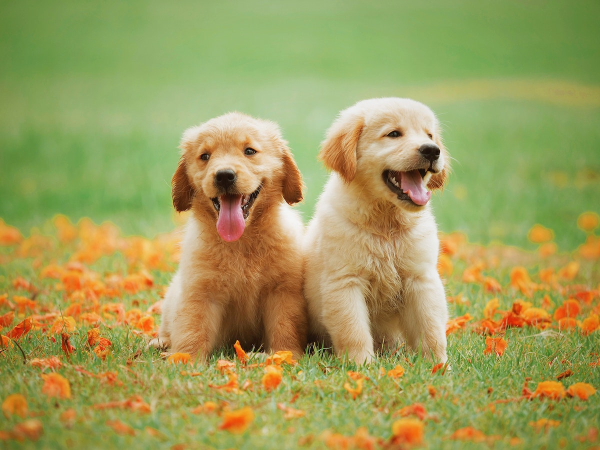
#> input picture dogs.jpg, 1200 x 900 px (shown at 1/2 size)
$ jupyter execute ex1.ipynb
#> lines starting #> are read from the running program, lines starting #| are printed output that depends on the picture
### Ćwiczenie 5 - Ex. 5

1.  Wyświetlanie obrazu wczytanego z pliku o podanej nazwie
    <br>Display the image loaded from a file with the specified name

[cell 1]
from PIL import Image
import numpy as np
import matplotlib.pyplot as plt

name = "dogs.jpg"
img = Image.open(name)
#> img is the input picture: PIL image 1200x900 RGB; mean R, G, B 159.9, 156.9, 90.5

#plt.imshow(img)
img

2. Sporządzenie wykresów zmian poziomu szarości wzdłuż wybranej linii poziomej
lub pionowej o zadanej współrzędnej
<br>Plotting of grey level changes along a selected horizontal
or vertical line of a given coordinate

[cell 2]
gray = Image.open(name).convert("L")
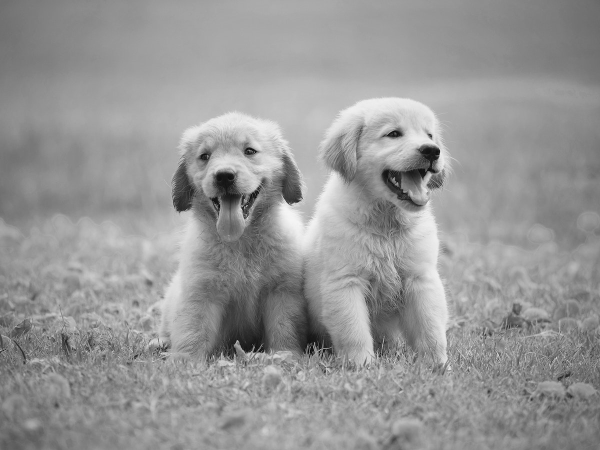
#> gray: PIL image 1200x900 L (shown at 1/2 size); min 1, max 250, mean 150.2
row = 200

plt.figure(figsize = [7, 5])
plt.imshow(gray, cmap='gray')

plt.figure(figsize = [7, 5])
gray_array = np.asarray(gray)
plt.title('Row')
plt.grid(axis="both")
plt.plot(np.arange(0, len(gray_array[row, :]), 1), gray_array[row, :])
plt.show()
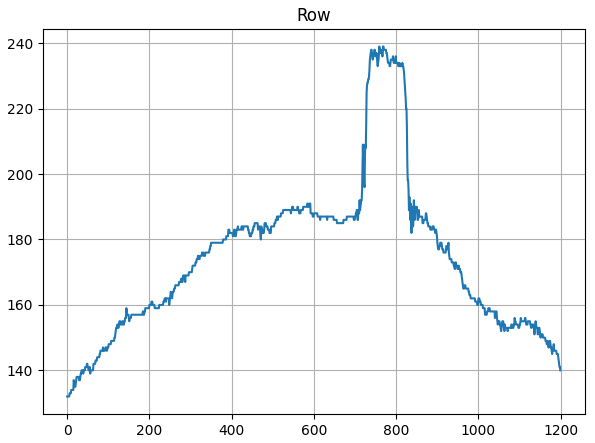
#> figure drawn by matplotlib, 1 panel; curve peaks at x = 759, y = 239

3. Wybór podobrazu (prostokątnego obszaru) o podanych współrzędnych oraz jego
zapis do pliku o zadanej nazwie.
<br>Selection of a sub-image (rectangular area) with given coordinates and its
saving to a file with the given name.

[cell 3]
gray_cropped = gray_array[200:600, 300:700]
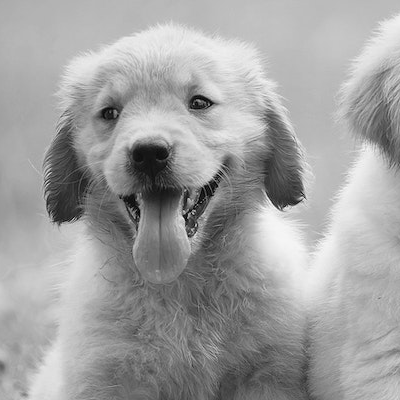
#> gray_cropped: shape (400, 400); min 1, max 250, mean 160.6
plt.imshow(gray_cropped, cmap='gray')
plt.savefig("cropped_dogs.jpg")
